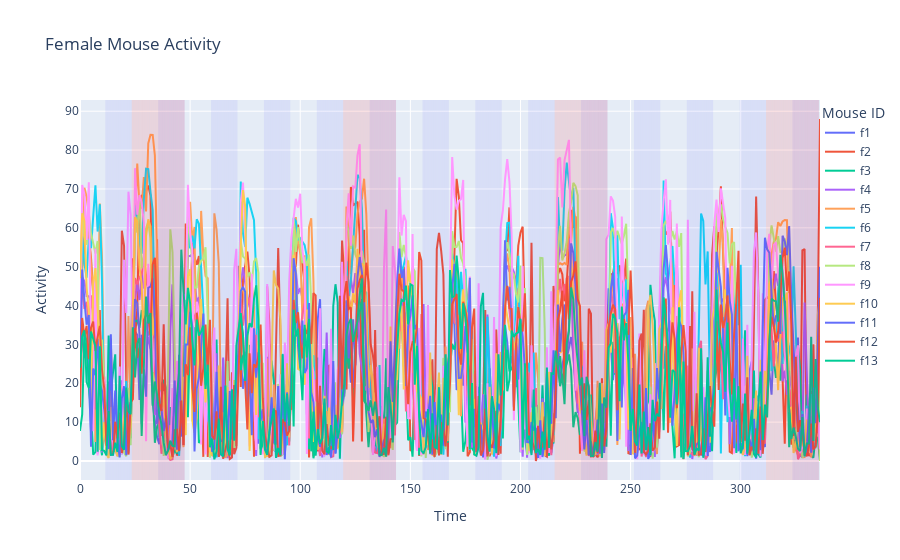

Write notebook code for a chart like this one.
### Code cell
fig = go.Figure()

# Add each mouse's data as a separate line
for column in df_female.iloc[:,1:-4].columns:
    fig.add_trace(go.Scatter(x=df_female['time'], 
                            y=df_female[column],
                            name=column))

# Add rectangles for night and estrus periods
night_color = 'rgba(0, 0, 255, 0.3)'  # Blue for night
estrus_color = 'rgba(255, 0, 0, 0.5)' # Red for estrus

# Iterate through each row of the DataFrame
for i, row in df_female.iterrows():
    if row['is_night']:
        fig.add_shape(
            type="rect",
            x0=row['time'] - 0.5,
            x1=row['time'] + 0.5,
            y0=0,
            y1=1,
            fillcolor=night_color,
            opacity=0.2,
            line_width=0,
            xref='x',
            yref='y domain'
        )
    if row['is_estrus']:
        fig.add_shape(
            type="rect",
            x0=row['time'] - 0.5,
            x1=row['time'] + 0.5,
            y0=0,
            y1=1,
            fillcolor=estrus_color,
            opacity=0.2,
            line_width=0,
            xref='x',
            yref='y domain'
        )

# Update layout
fig.update_layout(
    title='Female Mouse Activity',
    xaxis_title='Time',
    yaxis_title='Activity',
    legend_title='Mouse ID',
    legend=dict(
        yanchor="top",
        y=1,
        xanchor="left",
        x=1
    )
)

fig.show()
